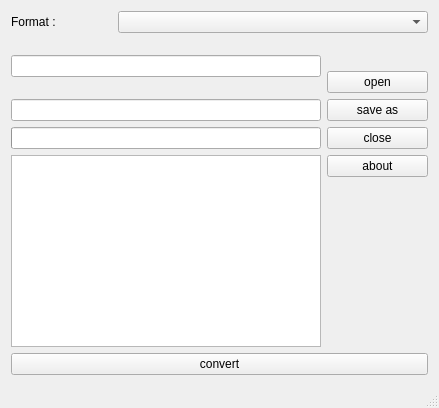
<?xml version="1.0" encoding="UTF-8"?>
<ui version="4.0">
 <class>MainWindow</class>
 <widget class="QMainWindow" name="MainWindow">
  <property name="geometry">
   <rect>
    <x>0</x>
    <y>0</y>
    <width>439</width>
    <height>408</height>
   </rect>
  </property>
  <property name="windowTitle">
   <string>alvertor  simple alien GUI</string>
  </property>
  <property name="windowIcon">
   <iconset resource="resource.qrc">
    <normaloff>:/new/icons/image/alien.png</normaloff>:/new/icons/image/alien.png</iconset>
  </property>
  <widget class="QWidget" name="centralWidget">
   <layout class="QGridLayout" name="gridLayout">
    <item row="0" column="0">
     <widget class="QLabel" name="label">
      <property name="text">
       <string>Format :</string>
      </property>
     </widget>
    </item>
    <item row="0" column="1" colspan="3">
     <widget class="QComboBox" name="comboBox"/>
    </item>
    <item row="1" column="0" rowspan="2" colspan="3">
     <widget class="QLineEdit" name="inputfileLabel"/>
    </item>
    <item row="2" column="3">
     <widget class="QPushButton" name="openfilebutton">
      <property name="text">
       <string>open</string>
      </property>
     </widget>
    </item>
    <item row="3" column="3">
     <widget class="QPushButton" name="savebutton">
      <property name="text">
       <string>save as</string>
      </property>
     </widget>
    </item>
    <item row="7" column="0" colspan="4">
     <widget class="QPushButton" name="pushButton">
      <property name="text">
       <string>convert</string>
      </property>
     </widget>
    </item>
    <item row="3" column="0" colspan="3">
     <widget class="QLineEdit" name="outputfileLineEdit"/>
    </item>
    <item row="4" column="3">
     <widget class="QPushButton" name="close">
      <property name="text">
       <string>close</string>
      </property>
     </widget>
    </item>
    <item row="5" column="3">
     <widget class="QPushButton" name="pushButton_2">
      <property name="text">
       <string>about</string>
      </property>
     </widget>
    </item>
    <item row="4" column="0" colspan="3">
     <widget class="QProgressBar" name="progressBar">
      <property name="maximum">
       <number>100</number>
      </property>
      <property name="value">
       <number>-1</number>
      </property>
     </widget>
    </item>
    <item row="5" column="0" rowspan="2" colspan="3">
     <widget class="QTextEdit" name="textEdit"/>
    </item>
   </layout>
  </widget>
  <widget class="QMenuBar" name="menuBar">
   <property name="geometry">
    <rect>
     <x>0</x>
     <y>0</y>
     <width>439</width>
     <height>25</height>
    </rect>
   </property>
  </widget>
  <widget class="QStatusBar" name="statusBar"/>
 </widget>
 <layoutdefault spacing="6" margin="11"/>
 <resources>
  <include location="resource.qrc"/>
 </resources>
 <connections>
  <connection>
   <sender>close</sender>
   <signal>clicked()</signal>
   <receiver>MainWindow</receiver>
   <slot>close()</slot>
   <hints>
    <hint type="sourcelabel">
     <x>346</x>
     <y>203</y>
    </hint>
    <hint type="destinationlabel">
     <x>424</x>
     <y>222</y>
    </hint>
   </hints>
  </connection>
 </connections>
</ui>
